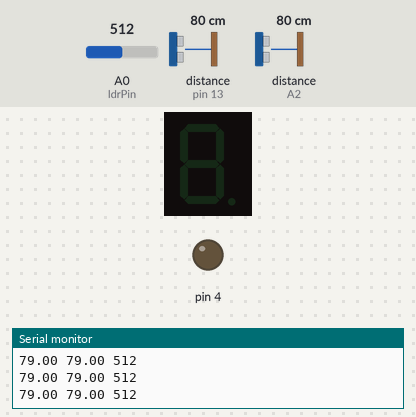
A sketch run on a simulated Arduino Uno, built with avr-gcc and run on an emulated ATmega328P. Parts: 1-digit seven-segment display, output pins drawn as LEDs (lit = HIGH), the last lines printed to the serial monitor. Wiring (inferred from the names in the program): 2 × ultrasonic range finder: trigger pin 12, echo pin 13 / trigger A1, echo A2; 1-digit 7-segment display, segments lit when HIGH: segments pin 7, pin 6, pin 5, pin 11, pin 10, pin 8, pin 9. Inputs (shaded band) come from the test bench; at power-on: distance to the obstacle (sensors on pin 13, A2) 80 cm, A0 (ldrPin) = 512. The echo pulse lasts 58.3 µs per cm; the segment pins are drawn as the display they are named for; pins used as bus, display or sensor lines are not drawn.

Above: at 1.2 s.
1.3 s: distance to the obstacle (sensor on pin 13) set to 2 cm
At 2.5 s:
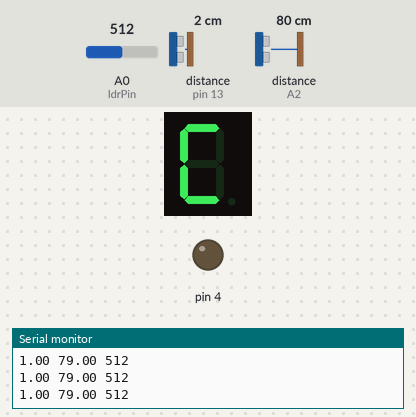
2.8 s: distance to the obstacle (sensor on pin 13) set to 5 cm
4.3 s: distance to the obstacle (sensor on pin 13) set to 8 cm
At 5.3 s:
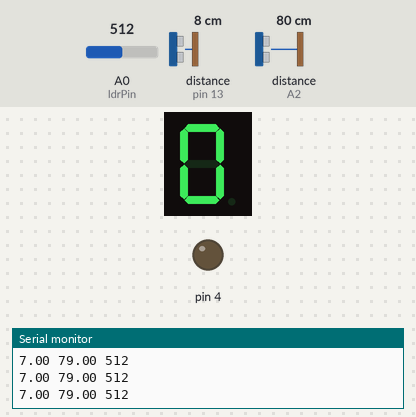
5.8 s: distance to the obstacle (sensor on pin 13) set to 13 cm
At 6.7 s:
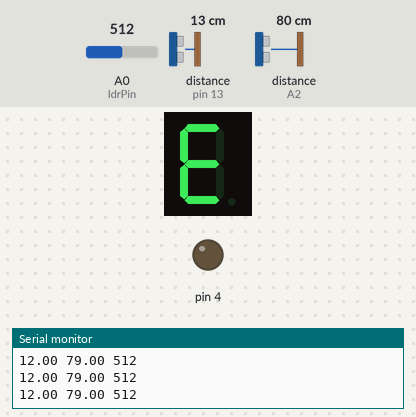
7.4 s: distance to the obstacle (sensor on pin 13) set to 15 cm
8.9 s: distance to the obstacle (sensor on pin 13) set to 18 cm
At 9.9 s:
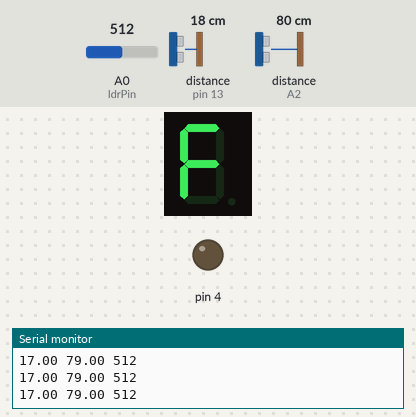
Timing chart, 0 to 11.5 s (numbered marks = the images above; inputs shaded):
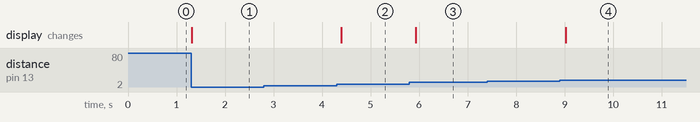

Measured:
- the behaviour switches between 6 and 7 cm on distance to the obstacle (sensor on pin 13) (found by bisection; images 1 and 2)
- the behaviour switches between 11 and 12 cm on distance to the obstacle (sensor on pin 13) (found by bisection; images 2 and 3)
- the behaviour switches between 16 and 17 cm on distance to the obstacle (sensor on pin 13) (found by bisection; images 3 and 4)
- after the input at 1.3 s, the display: changes at once (image 1)
- after the input at 4.3 s, the display: changes after 0.09 s (image 2)
- after the input at 5.8 s, the display: changes after 0.13 s (image 3)
- after the input at 8.9 s, the display: changes after 0.12 s (image 4)

The sketch:

collab_keys_controller.ino
```cpp
/*************************************************
 * Public Constants
 *************************************************/

#define NOTE_B0  31
#define NOTE_C1  33
#define NOTE_CS1 35
#define NOTE_D1  37
#define NOTE_DS1 39
#define NOTE_E1  41
#define NOTE_F1  44
#define NOTE_FS1 46
#define NOTE_G1  49
#define NOTE_GS1 52
#define NOTE_A1  55
#define NOTE_AS1 58
#define NOTE_B1  62
#define NOTE_C2  65
#define NOTE_CS2 69
#define NOTE_D2  73
#define NOTE_DS2 78
#define NOTE_E2  82
#define NOTE_F2  87
#define NOTE_FS2 93
#define NOTE_G2  98
#define NOTE_GS2 104
#define NOTE_A2  110
#define NOTE_AS2 117
#define NOTE_B2  123
#define NOTE_C3  131
#define NOTE_CS3 139
#define NOTE_D3  147
#define NOTE_DS3 156
#define NOTE_E3  165
#define NOTE_F3  175
#define NOTE_FS3 185
#define NOTE_G3  196
#define NOTE_GS3 208
#define NOTE_A3  220
#define NOTE_AS3 233
#define NOTE_B3  247
#define NOTE_C4  262
#define NOTE_CS4 277
#define NOTE_D4  294
#define NOTE_DS4 311
#define NOTE_E4  330
#define NOTE_F4  349
#define NOTE_FS4 370
#define NOTE_G4  392
#define NOTE_GS4 415
#define NOTE_A4  440
#define NOTE_AS4 466
#define NOTE_B4  494
#define NOTE_C5  523
#define NOTE_CS5 554
#define NOTE_D5  587
#define NOTE_DS5 622
#define NOTE_E5  659
#define NOTE_F5  698
#define NOTE_FS5 740
#define NOTE_G5  784
#define NOTE_GS5 831
#define NOTE_A5  880
#define NOTE_AS5 932
#define NOTE_B5  988
#define NOTE_C6  1047
#define NOTE_CS6 1109
#define NOTE_D6  1175
#define NOTE_DS6 1245
#define NOTE_E6  1319
#define NOTE_F6  1397
#define NOTE_FS6 1480
#define NOTE_G6  1568
#define NOTE_GS6 1661
#define NOTE_A6  1760
#define NOTE_AS6 1865
#define NOTE_B6  1976
#define NOTE_C7  2093
#define NOTE_CS7 2217
#define NOTE_D7  2349
#define NOTE_DS7 2489
#define NOTE_E7  2637
#define NOTE_F7  2794
#define NOTE_FS7 2960
#define NOTE_G7  3136
#define NOTE_GS7 3322
#define NOTE_A7  3520
#define NOTE_AS7 3729
#define NOTE_B7  3951
#define NOTE_C8  4186
#define NOTE_CS8 4435
#define NOTE_D8  4699
#define NOTE_DS8 4978

const int ldrPin = A0;
const int trigPin = 12;
const int echoPin = 13;
const int trigPin2 = A1;
const int echoPin2 = A2;

//For 7-segment display
int a=7;
int b=6;
int c=5;
int d=11;
int e=10;
int f=8;
int g=9;
int dp=4;

float duration, distance;
float duration2, distance2;


void setup() {
  pinMode(trigPin, OUTPUT);
  pinMode(echoPin, INPUT);
  pinMode(trigPin2, OUTPUT);
  pinMode(echoPin2, INPUT);
  pinMode(ldrPin, INPUT);

  //Setup 7 segment
  int i;
  for(i=4;i<=11;i++){
        pinMode(i,OUTPUT);
  }

  Serial.begin(19200);
}


void loop() {
  //Ultrasonic Sensor Code

  distance = ultrasonic_driver(trigPin, echoPin, 1);
  distance2 = ultrasonic_driver(trigPin2, echoPin2, 2);

  int note = note_selector(distance);

  int ldrVal = analogRead(ldrPin);
  Serial.println(String(distance) + " " + String(distance2) + " " + String(ldrVal));

  delay(250);
}

int ultrasonic_driver(int trigPin, int echoPin, int durationSelect){
  digitalWrite(trigPin, LOW);
  delayMicroseconds(2);
  digitalWrite(trigPin, HIGH);
  delayMicroseconds(10);
  digitalWrite(trigPin, LOW);
  if (durationSelect == 1){
      duration = pulseIn(echoPin, HIGH);
      return (duration*.0343)/2;

  }else{
      duration2 = pulseIn(echoPin, HIGH);
      return (duration2*.0343)/2;
  }
}

int note_selector(float distance){
  if(0.0 <= distance && distance <= 5.0){
      clearDisplay(); displayC();
    return NOTE_C4;
  }else if(5.0 <= distance && distance <= 10.0){
    clearDisplay(); displayD();
    return NOTE_D4;
  }else if(10.0 <= distance && distance <= 15.0){
    clearDisplay(); displayE();
    return NOTE_E4;
  }else if(15.0 <= distance && distance <= 20.0){
    clearDisplay(); displayF();
    return NOTE_F4;
  }else if(20.0 <= distance && distance <= 25.0){
    clearDisplay(); displayG();
    return NOTE_G4;
  }else if(25.0 <= distance && distance <= 30.0){
    clearDisplay(); displayA();
    return NOTE_A4;
  }else{
    clearDisplay();
    return 0;
  }
}

void displayA(void) {
    digitalWrite(a, HIGH);
    digitalWrite(b, HIGH);
    digitalWrite(c, HIGH);
    digitalWrite(e, HIGH);
    digitalWrite(f, HIGH);
    digitalWrite(g, HIGH);
}

void displayB(void) {
    digitalWrite(a, HIGH);
    digitalWrite(b, HIGH);
    digitalWrite(c, HIGH);
    digitalWrite(d, HIGH);
    digitalWrite(e, HIGH);
    digitalWrite(f, HIGH);
    digitalWrite(g, HIGH);
}

void displayC(void) {
    digitalWrite(a, HIGH);
    digitalWrite(d, HIGH);
    digitalWrite(e, HIGH);
    digitalWrite(f, HIGH);
}

void displayD(void) {
    digitalWrite(a, HIGH);
    digitalWrite(b, HIGH);
    digitalWrite(c, HIGH);
    digitalWrite(d, HIGH);
    digitalWrite(e, HIGH);
    digitalWrite(f, HIGH);
}

void displayE(void) {
    digitalWrite(a, HIGH);
    digitalWrite(d, HIGH);
    digitalWrite(e, HIGH);
    digitalWrite(f, HIGH);
    digitalWrite(g, HIGH);
}

void displayF(void) {
    digitalWrite(a, HIGH);
    digitalWrite(e, HIGH);
    digitalWrite(f, HIGH);
    digitalWrite(g, HIGH);
}

void displayG(void) {
    digitalWrite(a, HIGH);
    digitalWrite(c, HIGH);
    digitalWrite(d, HIGH);
    digitalWrite(e, HIGH);
    digitalWrite(f, HIGH);
    digitalWrite(g, HIGH);
}


void clearDisplay(void)
{
    digitalWrite(a,LOW);
    digitalWrite(b,LOW);

    digitalWrite(g,LOW);
    digitalWrite(c,LOW);
    digitalWrite(d,LOW);

    digitalWrite(e,LOW);
    digitalWrite(f,LOW);
}

float lerp(float a, float b, float t){
    return a + (b - a) * t;
}
```
